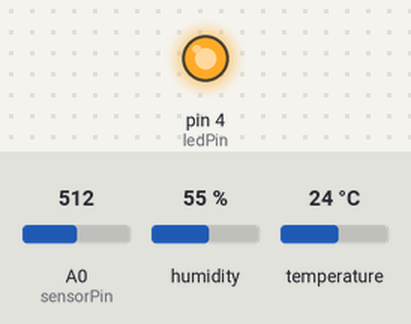
This sketch was run on a simulated Arduino Uno, built with avr-gcc and run on an emulated ATmega328P. On the bench: output pins drawn as LEDs (lit = HIGH). The inputs (shaded band) are chosen by the test bench; at power-on: A0 (sensorPin) = 512, humidity 55 %, temperature 24 °C. What the sketch prints to the serial monitor is not drawn.

Above: at 0.1 s.
Timing chart, 0 to 1.6 s (numbered marks = the images above):
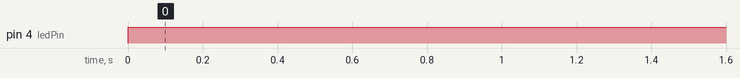

The sketch:

pm2.5_air_quality.ino
```cpp
#include <DHT.h>

int ledPin = 4;    // Контролен пин за LED в сензора
int sensorPin = A0; // Аналогов вход за измерване на прах

#define DHTPIN 11
#define DHTTYPE DHT11

DHT dht(DHTPIN, DHTTYPE);

void setup() {
  Serial.begin(9600);
  pinMode(ledPin, OUTPUT);
  dht.begin();
}

float readDustLevel() {
  digitalWrite(ledPin, LOW);
  delayMicroseconds(280);

  int sensorValue = analogRead(sensorPin);

  digitalWrite(ledPin, HIGH);
  delayMicroseconds(40);

  float voltage = sensorValue / (170 - 0.1);
  float dustDensity = 170 * voltage - 0.1;

  return dustDensity;
}
void updateLED(float dustLevel) {
  if (dustLevel < 15) {
    Serial.println("Excellent");
  }
  else if (dustLevel < 40) {
    Serial.println("Good");
  }
  else if (dustLevel < 65) {
    Serial.println("Mild");
  }
  else if (dustLevel < 150) {
    Serial.println("Moderate");
  }
  else if (dustLevel < 250) {
    Serial.println("Severe");
  }
  else {
    Serial.println("Serious");
  }
}

void loop() {
  float dustLevel = readDustLevel();
  float temp = dht.readTemperature(); // Чете температура (по Целзий)
  float hum = dht.readHumidity();     // Чете влажност
  Serial.print("Dust Density: ");
  Serial.print(dustLevel);
  Serial.println(" µg/m³");


  delay(3000); // Намаляваме забавянето


if (isnan(temp) || isnan(hum)) {
    Serial.println("Error");
    return;
  }

  Serial.print("TEMP: ");
  Serial.print(temp);
  Serial.print("°C | HUM: ");
  Serial.print(hum);
  Serial.println("%");

   delay(1000); // Чака 2 секунди между измерванията
}
```

Measured:
- by itself, pin 4 (ledPin): LOW → HIGH at 0.00 s
